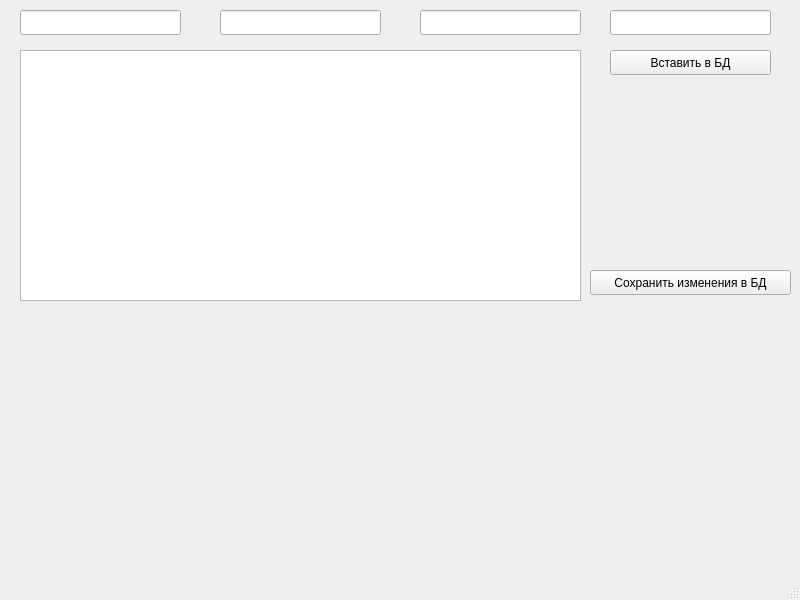
<?xml version="1.0" encoding="UTF-8"?>
<ui version="4.0">
 <class>MainWindow</class>
 <widget class="QMainWindow" name="MainWindow">
  <property name="geometry">
   <rect>
    <x>0</x>
    <y>0</y>
    <width>800</width>
    <height>600</height>
   </rect>
  </property>
  <property name="windowTitle">
   <string>MainWindow</string>
  </property>
  <widget class="QWidget" name="centralwidget">
   <widget class="QTableView" name="tableView">
    <property name="geometry">
     <rect>
      <x>20</x>
      <y>50</y>
      <width>561</width>
      <height>251</height>
     </rect>
    </property>
   </widget>
   <widget class="QPushButton" name="pushButton">
    <property name="geometry">
     <rect>
      <x>590</x>
      <y>270</y>
      <width>201</width>
      <height>25</height>
     </rect>
    </property>
    <property name="text">
     <string>Сохранить изменения в БД</string>
    </property>
   </widget>
   <widget class="QPushButton" name="pushButton_2">
    <property name="geometry">
     <rect>
      <x>610</x>
      <y>50</y>
      <width>161</width>
      <height>25</height>
     </rect>
    </property>
    <property name="text">
     <string>Вставить в БД</string>
    </property>
   </widget>
   <widget class="QLineEdit" name="lineEdit">
    <property name="geometry">
     <rect>
      <x>20</x>
      <y>10</y>
      <width>161</width>
      <height>25</height>
     </rect>
    </property>
   </widget>
   <widget class="QLineEdit" name="lineEdit_2">
    <property name="geometry">
     <rect>
      <x>220</x>
      <y>10</y>
      <width>161</width>
      <height>25</height>
     </rect>
    </property>
   </widget>
   <widget class="QLineEdit" name="lineEdit_3">
    <property name="geometry">
     <rect>
      <x>420</x>
      <y>10</y>
      <width>161</width>
      <height>25</height>
     </rect>
    </property>
   </widget>
   <widget class="QLineEdit" name="lineEdit_4">
    <property name="geometry">
     <rect>
      <x>610</x>
      <y>10</y>
      <width>161</width>
      <height>25</height>
     </rect>
    </property>
   </widget>
  </widget>
  <widget class="QMenuBar" name="menubar">
   <property name="geometry">
    <rect>
     <x>0</x>
     <y>0</y>
     <width>800</width>
     <height>22</height>
    </rect>
   </property>
  </widget>
  <widget class="QStatusBar" name="statusbar"/>
 </widget>
 <resources/>
 <connections/>
</ui>
